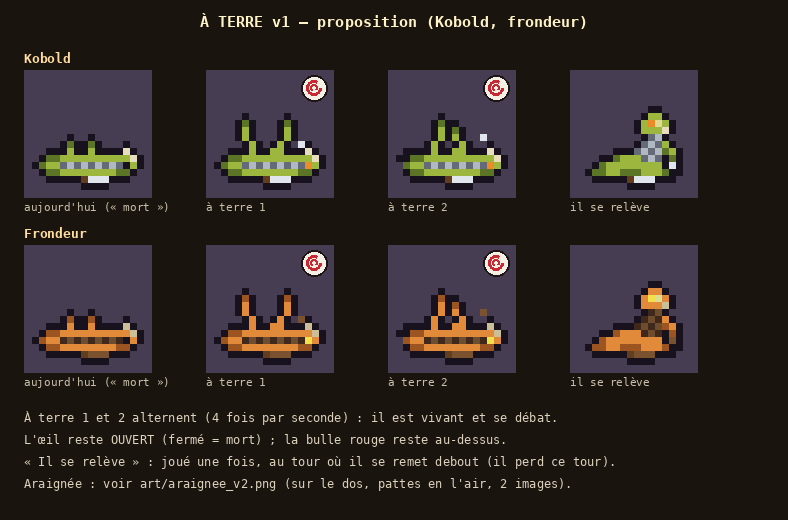

Write the Python code that produced this figure.
"""Planche « à terre » v1 (Thomas, 2026-11-14 : « faut faire des sprites pour le fait d'être à terre »). PROPOSITION.

Aujourd'hui, un Kobold renversé par une poussée reprend l'image « mort » (yeux fermés) : on croit qu'il est mort.
Proposé : deux images qui alternent, sur le dos mais VIVANT — l'œil ouvert, les pattes et la queue qui gigotent, la
dague encore en main —, puis une image « il se relève » (assis, une main au sol) jouée au tour où il se remet debout.
Même chose pour le frondeur (ses couleurs) ; l'araignée v2 a déjà les siennes (sur le dos, les huit pattes en l'air).

  python3 art/a_terre_v1.py → art/a_terre_v1.png
"""
import os
import re
import sys

sys.path.insert(0, os.path.dirname(os.path.abspath(__file__)))
from PIL import Image, ImageDraw  # noqa: E402

from pix import font, up  # noqa: E402

ROOT = os.path.join(os.path.dirname(os.path.abspath(__file__)), "..")


def read_ts(path, key):
    src = open(os.path.join(ROOT, path)).read()
    block = src[src.index(f"  {key}: ["):]
    return re.findall(r'"([.A-Za-z]{16,18})"', block)[:16]


def palette_ts():
    src = open(os.path.join(ROOT, "src/render/sprites/schrat.ts")).read()
    return dict(re.findall(r'  (\w): "(#[0-9a-f]{6})"', src))


SCHRAT_PAL = palette_ts()
FRONDEUR_PAL = {**SCHRAT_PAL, "A": "#e08a3a", "a": "#9c5420", "Y": "#f4e04a", "C": "#6e4c2e", "c": "#40291a", "M": "#7a5230", "m": "#a4abc8", "T": "#cbbf98"}
DEAD = read_ts("src/render/sprites/schrat.ts", "dead")


def grid(rows):
    return [list(r) for r in rows]


def prone(phase):
    """Sur le dos, vivant : l'œil ouvert (orange), les pieds en l'air qui pédalent, la queue qui fouette."""
    g = grid(DEAD)
    g[12][13] = "Y"  # l'œil s'ouvre
    for y in (7, 8, 9):
        for x in range(0, 13):
            if g[y][x] in "Oa":
                g[y][x] = "."
    # Deux pattes dressées qui pédalent : une ligne d'écailles terminée par une griffe sombre.
    legs = [((5, 10), (4, 6)), ((9, 10), (10, 6))] if phase == 0 else [((5, 10), (6, 6)), ((9, 10), (8, 7))]
    for (x0, y0), (x1, y1) in legs:
        n = max(abs(x1 - x0), abs(y1 - y0))
        for i in range(n + 1):
            x = round(x0 + (x1 - x0) * i / n)
            y = round(y0 + (y1 - y0) * i / n)
            if g[y][x] in ".O":
                g[y][x] = "A"
            if g[y][x + 1] == ".":
                g[y][x + 1] = "O"
            if g[y][x - 1] == ".":
                g[y][x - 1] = "O"
        g[y1 - 1][x1] = "O"
        g[y1][x1] = "a"
    # La queue (à gauche) fouette : un pixel en haut ou en bas.
    if phase == 1:
        g[11][0] = "O"
        g[12][0] = "."
        g[10][1] = "O"
    # La dague, encore en main (un éclat clair au-dessus de la main).
    g[9][12] = "M" if phase == 0 else "."
    g[8][12] = "M" if phase == 1 else g[8][12]
    return ["".join(r) for r in g]


def getting_up():
    """Il se relève : assis, le buste redressé, une main au sol."""
    rows = [
        "................",
        "................",
        "................",
        "................",
        "..........OO....",
        ".........OAAO...",
        "........OAYLAO..",
        "........OAAATO..",
        ".........OcCO...",
        "........OcCcAO..",
        ".....OOOcCcCaAO.",
        "...OOaAAAcCcOaO.",
        "..OaAAAAAAAAOMO.",
        ".OaaAAaaaAAAaOO.",
        "..OOOOObMMMOOO..",
        ".......OOOO.....",
    ]
    return rows


def render(rows, pal):
    im = Image.new("RGBA", (16, 16), (0, 0, 0, 0))
    for y, r in enumerate(rows):
        for x, ch in enumerate(r):
            if ch != ".":
                h = pal[ch].lstrip("#")
                im.putpixel((x, y), tuple(int(h[i:i + 2], 16) for i in (0, 2, 4)) + (255,))
    return im


def swirl(d, cx, cy, r):
    """La bulle « à terre » du jeu (tourbillon rouge), pour situer."""
    d.ellipse([cx - r, cy - r, cx + r, cy + r], fill=(245, 240, 230), outline=(30, 20, 20), width=2)
    d.arc([cx - r * 0.6, cy - r * 0.6, cx + r * 0.6, cy + r * 0.6], 0, 300, fill=(200, 40, 50), width=3)
    d.arc([cx - r * 0.3, cy - r * 0.3, cx + r * 0.3, cy + r * 0.3], 120, 400, fill=(200, 40, 50), width=2)


def main():
    S = 7
    cols = [("aujourd'hui (« mort »)", DEAD), ("à terre 1", prone(0)), ("à terre 2", prone(1)), ("il se relève", getting_up())]
    cw = 16 * S + 70
    W = 60 + len(cols) * cw
    sheet = Image.new("RGB", (W, 520), (26, 20, 14))
    d = ImageDraw.Draw(sheet)
    d.text((W // 2, 22), "À TERRE v1 — proposition (Kobold, frondeur)", fill=(255, 243, 200), font=font(15), anchor="mm")
    for row, (label, pal) in enumerate((("Kobold", SCHRAT_PAL), ("Frondeur", FRONDEUR_PAL))):
        y = 50 + row * 175
        d.text((24, y), label, fill=(255, 220, 160), font=font(13))
        for i, (name, rows) in enumerate(cols):
            x = 24 + i * cw
            sp = up(render(rows, pal), S)
            sheet.paste((70, 61, 82), (x, y + 20, x + sp.width + 16, y + 20 + sp.height + 16))
            sheet.paste(sp, (x + 8, y + 28), sp)
            if 1 <= i <= 2:
                swirl(d, x + sp.width - 4, y + 38, 13)
            d.text((x, y + 150), name, fill=(200, 190, 170), font=font(11, False))
    notes = [
        "À terre 1 et 2 alternent (4 fois par seconde) : il est vivant et se débat.",
        "L'œil reste OUVERT (fermé = mort) ; la bulle rouge reste au-dessus.",
        "« Il se relève » : joué une fois, au tour où il se remet debout (il perd ce tour).",
        "Araignée : voir art/araignee_v2.png (sur le dos, pattes en l'air, 2 images).",
    ]
    for i, n in enumerate(notes):
        d.text((24, 410 + i * 22), n, fill=(220, 210, 190), font=font(12, False))
    out = os.path.join(os.path.dirname(os.path.abspath(__file__)), "a_terre_v1.png")
    sheet.save(out)
    print("art/a_terre_v1.png", sheet.size)


if __name__ == "__main__":
    main()
